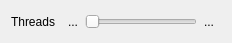
<?xml version="1.0" encoding="UTF-8"?>
<ui version="4.0">
 <class>SystemLoadWidget</class>
 <widget class="QWidget" name="SystemLoadWidget">
  <property name="geometry">
   <rect>
    <x>0</x>
    <y>0</y>
    <width>232</width>
    <height>39</height>
   </rect>
  </property>
  <property name="windowTitle">
   <string>Form</string>
  </property>
  <layout class="QHBoxLayout" name="horizontalLayout">
   <property name="spacing">
    <number>0</number>
   </property>
   <item>
    <widget class="QLabel" name="label">
     <property name="text">
      <string>Threads</string>
     </property>
    </widget>
   </item>
   <item>
    <spacer name="horizontalSpacer">
     <property name="orientation">
      <enum>Qt::Horizontal</enum>
     </property>
     <property name="sizeType">
      <enum>QSizePolicy::Fixed</enum>
     </property>
     <property name="sizeHint" stdset="0">
      <size>
       <width>6</width>
       <height>20</height>
      </size>
     </property>
    </spacer>
   </item>
   <item>
    <widget class="QToolButton" name="minusBtn">
     <property name="text">
      <string>...</string>
     </property>
     <property name="icon">
      <iconset resource="../resources/resources.qrc">
       <normaloff>:/icons/minus-16.png</normaloff>:/icons/minus-16.png</iconset>
     </property>
     <property name="autoRaise">
      <bool>true</bool>
     </property>
    </widget>
   </item>
   <item>
    <widget class="QSlider" name="slider">
     <property name="tracking">
      <bool>false</bool>
     </property>
     <property name="orientation">
      <enum>Qt::Horizontal</enum>
     </property>
     <property name="tickPosition">
      <enum>QSlider::NoTicks</enum>
     </property>
    </widget>
   </item>
   <item>
    <widget class="QToolButton" name="plusBtn">
     <property name="text">
      <string>...</string>
     </property>
     <property name="icon">
      <iconset resource="../resources/resources.qrc">
       <normaloff>:/icons/plus-16.png</normaloff>:/icons/plus-16.png</iconset>
     </property>
     <property name="autoRaise">
      <bool>true</bool>
     </property>
    </widget>
   </item>
  </layout>
 </widget>
 <resources>
  <include location="../resources/resources.qrc"/>
 </resources>
 <connections/>
</ui>
